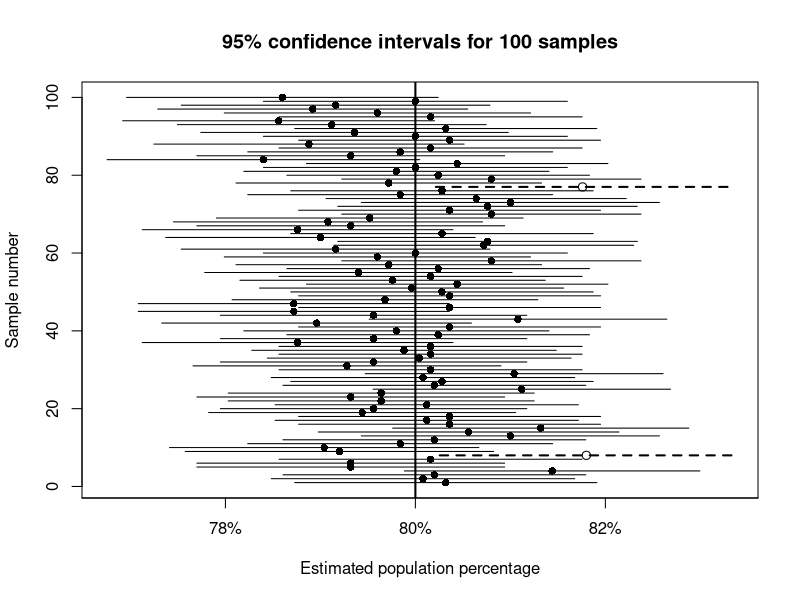
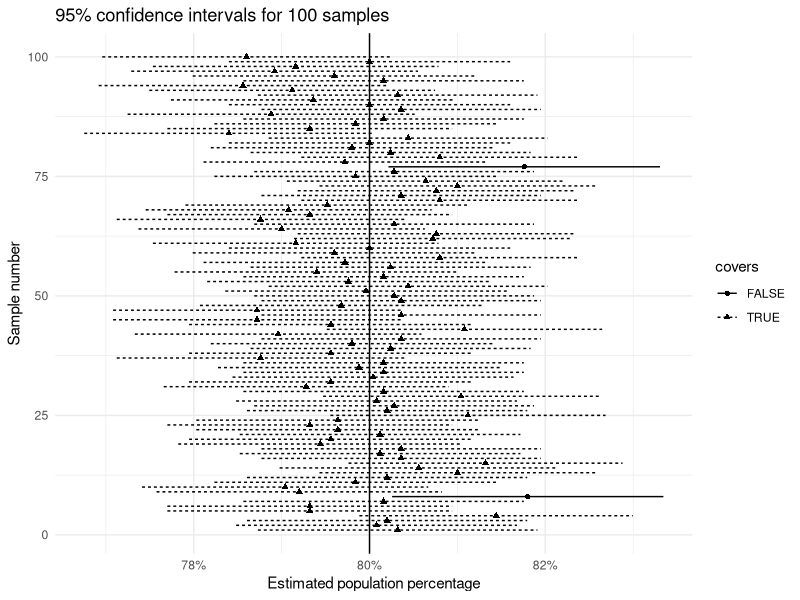

R code for these plots, in order:
## ---- chunk 1
set.seed(123)

n <- 2500
p_true <- 0.80

sample_draw <- rbinom(n, size = 1, prob = p_true)
p_hat <- mean(sample_draw)
se_hat <- sqrt(p_hat * (1 - p_hat) / n)

p_hat
se_hat
## ---- chunk 2
round(100 * p_hat, 2)
## ---- chunk 3
round(100 * se_hat, 2)
## ---- chunk 4
lower <- p_hat - 2 * se_hat
upper <- p_hat + 2 * se_hat

round(100 * c(lower, upper), 2)
## ---- chunk 5
#| echo: false
set.seed(123)

n_sims <- 100
n <- 2500
p_true <- 0.80

results <- data.frame(
  sample_id = 1:n_sims,
  p_hat = NA_real_,
  se_hat = NA_real_,
  lower = NA_real_,
  upper = NA_real_,
  covers = NA
)

for (i in 1:n_sims) {
  x <- rbinom(n, size = 1, prob = p_true)
  p_hat_i <- mean(x)
  se_hat_i <- sqrt(p_hat_i * (1 - p_hat_i) / n)
  lower_i <- p_hat_i - 2 * se_hat_i
  upper_i <- p_hat_i + 2 * se_hat_i
  covers_i <- (lower_i <= p_true) & (upper_i >= p_true)
  
  results$p_hat[i] <- p_hat_i
  results$se_hat[i] <- se_hat_i
  results$lower[i] <- lower_i
  results$upper[i] <- upper_i
  results$covers[i] <- covers_i
}

head(results)
## ---- chunk 6
sum(results$covers)
## ---- chunk 7
mean(results$covers) * 100
## ---- chunk 8
#| echo: false
plot(
  x = NULL, y = NULL,
  xlim = c(min(results$lower), max(results$upper)),
  ylim = c(1, n_sims),
  xlab = "Estimated population percentage",
  ylab = "Sample number",
  main = "95% confidence intervals for 100 samples",
  xaxt = "n"
)

axis(1, at = seq(0.74, 0.86, by = 0.02), labels = paste0(seq(74, 86, by = 2), "%"))

for (i in 1:n_sims) {
  if (results$covers[i]) {
    segments(results$lower[i], i, results$upper[i], i)
    points(results$p_hat[i], i, pch = 16)
  } else {
    segments(results$lower[i], i, results$upper[i], i, lty = 2, lwd = 2)
    points(results$p_hat[i], i, pch = 1, cex = 1.1)
  }
}

abline(v = p_true, lwd = 2)
## ---- chunk 9
library(ggplot2)

ggplot(results, aes(y = sample_id, x = p_hat)) +
  geom_segment(aes(x = lower, xend = upper, yend = sample_id, linetype = covers)) +
  geom_point(aes(shape = covers)) +
  geom_vline(xintercept = p_true) +
  scale_x_continuous(labels = function(x) paste0(round(100 * x), "%")) +
  labs(
    title = "95% confidence intervals for 100 samples",
    x = "Estimated population percentage",
    y = "Sample number"
  ) +
  theme_minimal()
